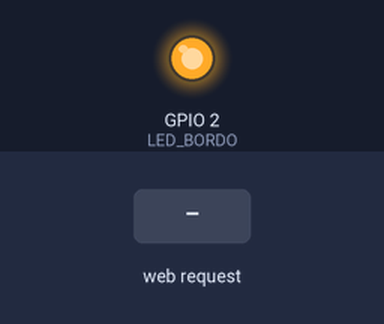
Recording of a sketch running on a simulated ESP8266 (NodeMCU). On the bench: output pins drawn as LEDs (lit = HIGH). The inputs (shaded band) are chosen by the test bench. WiFi joins after 1.5 s; servers stay silent unless stated; what the sketch prints to the serial monitor is not drawn.

Above: at 2.7 s.
2.8 s: HTTP request GET /ledon received
At 3.3 s:
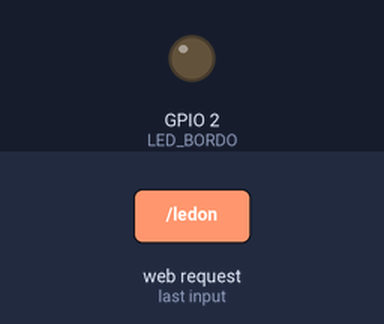
4.3 s: HTTP request GET /ledoff received
At 5.7 s:
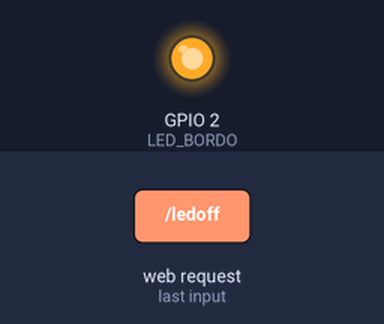
Timing chart, 0 to 7.3 s (numbered marks = the images above; inputs shaded):
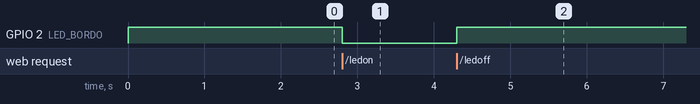

Measured:
- after the input at 2.8 s, GPIO 2 (LED_BORDO): HIGH → LOW at once
- after the input at 4.3 s, GPIO 2 (LED_BORDO): LOW → HIGH at once

The sketch:

webserver_base.ino
```cpp
/*
  cap08 — Web server di base con ESP8266WebServer
  ================================================
  La NodeMCU diventa un server HTTP: risponde alla root "/" con una
  pagina HTML che mostra un pulsante per accendere e spegnere il LED
  di bordo. Include anche un esempio di gestione della pagina 404.

  Par. 8.2 mostra il parsing "a basso livello" con WiFiServer/WiFiClient;
  par. 8.4 introduce ESP8266WebServer, che astrae tutto il parsing HTTP.
  Questo sketch usa la libreria ad alto livello (par. 8.4).

  Librerie richieste:
    - ESP8266WiFi      (inclusa nel pacchetto esp8266 by ESP8266 Community)
    - ESP8266WebServer (inclusa nel pacchetto esp8266 by ESP8266 Community)

  Riferimento: capitolo 8, par. 8.4 e 8.5
*/

#include <ESP8266WiFi.h>
#include <ESP8266WebServer.h>

// ── Credenziali di rete ────────────────────────────────────────────────────
const char* ssid     = "NomeDellaRete";      // sostituire con il proprio SSID
const char* password = "PasswordDellaRete";  // sostituire con la propria password

const int LED_BORDO = 2;   // LED integrato sulla NodeMCU (logica invertita: LOW = acceso)
bool ledAcceso = false;

ESP8266WebServer server(80);   // server in ascolto sulla porta 80 (HTTP standard)

// ── Generazione della pagina HTML ─────────────────────────────────────────
String paginaHTML() {
  String stato = ledAcceso ? "ACCESO" : "SPENTO";
  String linkAzione = ledAcceso ? "/ledoff" : "/ledon";
  String testoBottone = ledAcceso ? "Spegni LED" : "Accendi LED";

  String html = "<!DOCTYPE html><html><head>";
  html += "<meta charset=\"utf-8\">";
  html += "<meta name=\"viewport\" content=\"width=device-width, initial-scale=1\">";
  html += "<title>NodeMCU Web Server</title>";
  html += "<style>body{font-family:Arial,sans-serif;text-align:center;margin-top:40px;}";
  html += "button{padding:10px 20px;font-size:1em;cursor:pointer;}</style>";
  html += "</head><body>";
  html += "<h1>Ciao dal NodeMCU!</h1>";
  html += "<p>LED di bordo: <strong>" + stato + "</strong></p>";
  html += "<a href=\"" + linkAzione + "\"><button>" + testoBottone + "</button></a>";
  html += "<hr><p>IP: " + WiFi.localIP().toString() + "</p>";
  html += "</body></html>";
  return html;
}

// ── Route handlers ─────────────────────────────────────────────────────────
void handleRoot() {
  server.send(200, "text/html", paginaHTML());
}

void handleLedOn() {
  ledAcceso = true;
  digitalWrite(LED_BORDO, LOW);   // logica invertita: LOW = acceso
  server.send(200, "text/html", paginaHTML());
}

void handleLedOff() {
  ledAcceso = false;
  digitalWrite(LED_BORDO, HIGH);  // logica invertita: HIGH = spento
  server.send(200, "text/html", paginaHTML());
}

void handleNotFound() {
  server.send(404, "text/plain", "Pagina non trovata");
}

void setup() {
  Serial.begin(115200);
  Serial.println();

  pinMode(LED_BORDO, OUTPUT);
  digitalWrite(LED_BORDO, HIGH);  // LED spento all'avvio

  Serial.println("Connessione Wi-Fi in corso...");
  WiFi.begin(ssid, password);
  while (WiFi.status() != WL_CONNECTED) {
    delay(500);
    Serial.print(".");
  }
  Serial.println();
  Serial.println("Connesso!");
  Serial.print("Indirizzo IP: ");
  Serial.println(WiFi.localIP());

  // Registra le route: associa ogni URL a una funzione handler
  server.on("/",       handleRoot);
  server.on("/ledon",  handleLedOn);
  server.on("/ledoff", handleLedOff);
  server.onNotFound(handleNotFound);

  server.begin();
  Serial.println("Server HTTP avviato. Aprire il browser all'indirizzo sopra.");
}

void loop() {
  // Verifica se sono arrivate nuove richieste HTTP e le instrada
  // verso il handler corretto — nessun blocking, loop() rimane libero.
  server.handleClient();
}
```
